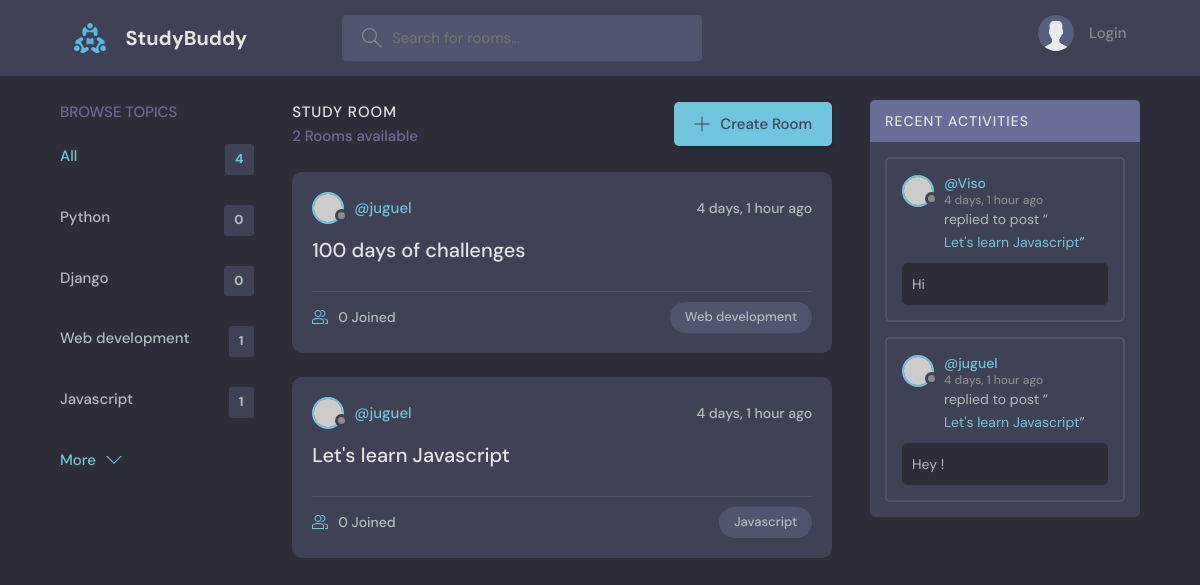
The app's page /, older data.
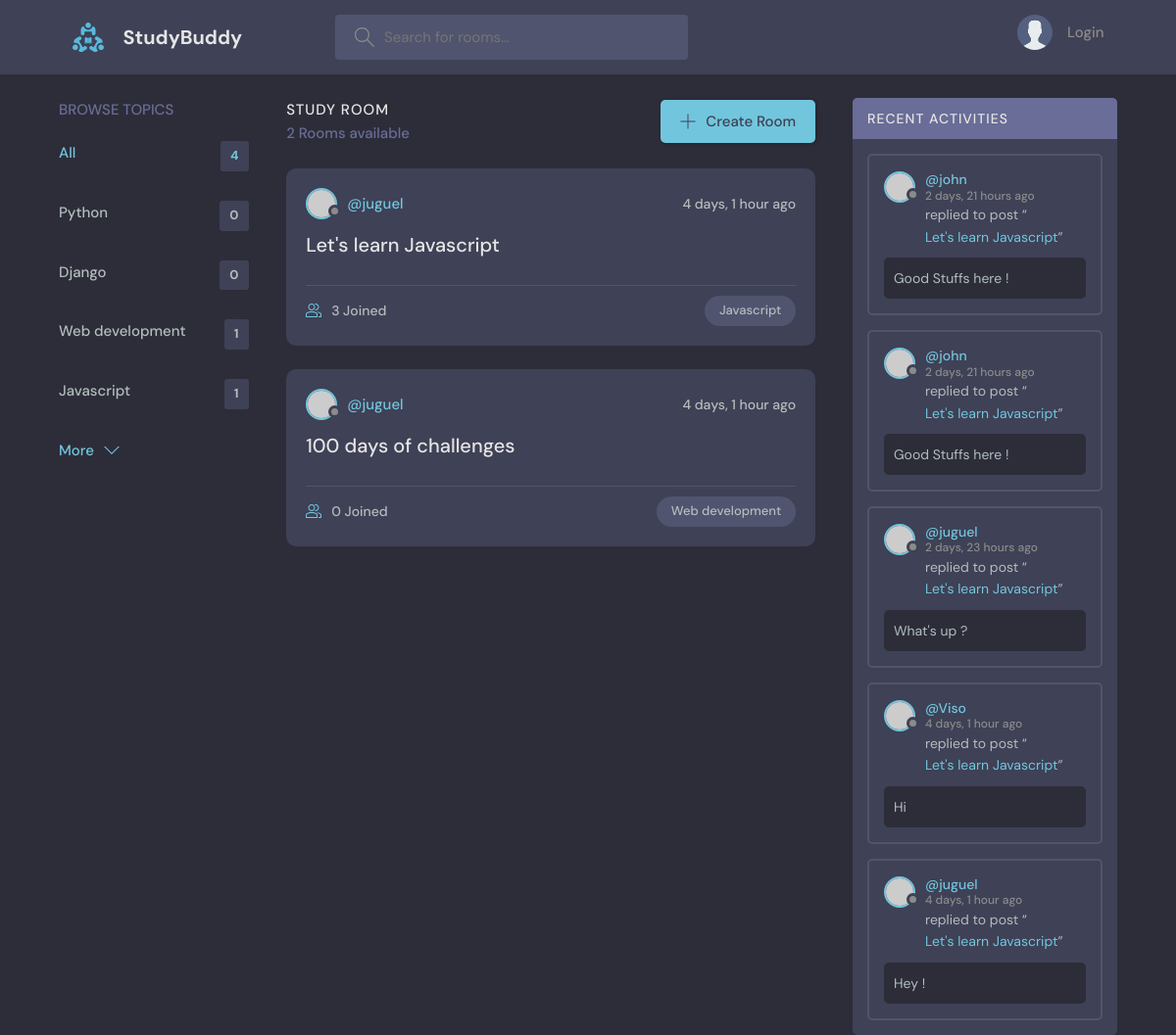
The same page, newer data.
### base_app/models.py (models this page shows, shortened)
class Topic(models.Model):
    name = models.CharField(max_length=200)

class Room(models.Model):
    host = models.ForeignKey(User, on_delete=models.SET_NULL, null= True)
    topic = models.ForeignKey(Topic, on_delete=models.SET_NULL, null= True)
    name = models.CharField(max_length=200)
    description = models.TextField(null=True, blank=True)
    participants = models.ManyToManyField(User, related_name='participants', blank=True )
    updated_date = models.DateTimeField(auto_now=True)
    created_date = models.DateTimeField(auto_now_add=True)
    class Meta:
        ordering = ['-updated_date', '-created_date']
    def __str__(self):
        return self.name

class Message(models.Model):
    user = models.ForeignKey(User, on_delete=models.CASCADE) # oneTomany
    room = models.ForeignKey(Room, on_delete=models.CASCADE) # When room get deleted, also the msgs
    body = models.TextField()
    updated_date = models.DateTimeField(auto_now=True)
    created_date = models.DateTimeField(auto_now_add=True)
    class Meta:
        ordering = ['-updated_date', '-created_date']

### base_app/views.py (the view)
# urls.py: path('', views.home, name="home"),
def home(request):
    q = request.GET.get('q') if request.GET.get('q') != None else ''
    rooms = Room.objects.filter(
        Q(topic__name__icontains=q) |
        Q(name__icontains=q) |
        Q(description__icontains=q)
    )
    topics = Topic.objects.all() # get all the topics
    room_count = rooms.count() # get rooms count
    room_messages = Message.objects.filter(Q(room__topic__name__icontains=q))
    context =  {'rooms' : rooms, 'topics': topics, 'room_count': room_count, 'room_messages': room_messages}
    return render(request, 'base_app/home.html', context)

### base_app/templates/base_app/home.html (shortened to what this page needs)
{% extends 'base_app/base.html' %}
{% block content %}
  <main class="layout layout--3">
    <div class="container">
      {% include 'base_app/topics_component.html' %}
      <div class="roomList">
        <div class="roomList__header">
          <div>
            <h2>Study Room</h2>
            <p>{{room_count}} Rooms available</p>
          </div>
          <a class="btn btn--main" href="{% url 'create-room' %}">
            <svg version="1.1" xmlns="http://www.w3.org/2000/svg" width="32" height="32" viewBox="0 0 32 32">
              <title>add</title>
              <path
                d="M16.943 0.943h-1.885v14.115h-14.115v1.885h14.115v14.115h1.885v-14.115h14.115v-1.885h-14.115v-14.115z"
              ></path>
            </svg>
            Create Room
          </a>
        </div>
        {% include 'base_app/feed_component.html' %}
      </div>
      {% include 'base_app/activity_component.html' %}
    </div>
  </main>
{% endblock content %}

### base_app/templates/base_app/topics_component.html
<div class="topics">
  <div class="topics__header">
    <h2>Browse Topics</h2>
  </div>
  <ul class="topics__list">
    <li>
      <a href="{% url 'home' %}" class="active">All <span>{{topics.count}}</span></a>
    </li>
    {% for topic in topics %}
    <li>
      <a href="{% url 'home' %}?q={{topic.name}}">{{topic.name}} <span>{{topic.room_set.all.count}}</span></a>
    </li>
    {% endfor %}
  </ul>
  <a class="btn btn--link" href="topics.html">
    More
    <svg version="1.1" xmlns="http://www.w3.org/2000/svg" width="32" height="32" viewBox="0 0 32 32">
      <title>chevron-down</title>
      <path d="M16 21l-13-13h-3l16 16 16-16h-3l-13 13z"></path>
    </svg>
  </a>
</div>

### base_app/templates/base_app/feed_component.html (shortened to what this page needs)
{% for room in rooms %}
<div class="roomListRoom">
  <div class="roomListRoom__header">
    <a href="{% url 'user-profile' room.host.id %}" class="roomListRoom__author">
      <div class="avatar avatar--small">
        <img src="https://randomuser.me/api/portraits/women/11.jpg" />
      </div>
      <span>@{{room.host.username}}</span>
    </a>
    <div class="roomListRoom__actions">
      <span>{{room.created_date|timesince}} ago</span>
    </div>
  </div>
  <div class="roomListRoom__content">
    <a href="{% url 'room' room.id %}">{{room.name}}</a>
  </div>
  <div class="roomListRoom__meta">
    <a href="{% url 'room' room.id %}" class="roomListRoom__joined">
      {{room.participants.all.count}} Joined
    </a>
    <p class="roomListRoom__topic">{{room.topic.name}}</p>
  </div>
</div>
{% endfor %}

### base_app/templates/base_app/activity_component.html (shortened to what this page needs)
{% load static %}
<div class="activities">
  <div class="activities__header">
    <h2>Recent Activities</h2>
  </div>
  {% for message in room_messages %}
  <div class="activities__box">
    <div class="activities__boxHeader roomListRoom__header">
      <a href="{% url 'user-profile' message.user.id %}" class="roomListRoom__author">
        <div class="avatar avatar--small">
          <img src="https://randomuser.me/api/portraits/women/11.jpg" />
        </div>
        <p>
          @{{message.user}}
          <span>{{message.created_date|timesince}} ago</span>
        </p>
      </a>
    </div>
    <div class="activities__boxContent">
     <p>replied to post “<a href="{% url 'room' message.room.id %}">{{message.room}}</a>”</p>
      <div class="activities__boxRoomContent">
        {{message.body}}
      </div>
    </div>
  </div>
  {% endfor %}
</div>

Row changes from the older to the newer data that the page shows:
changed Room "Let's learn Javascript": participants.all.count "0" → "3"; moves up the list
added Message: user "john", created_date "2 days, 21 hours", room "Let's learn Javascript", body "Good Stuffs here !"
added Message: user "john", created_date "2 days, 21 hours", room "Let's learn Javascript", body "Good Stuffs here !"
added Message: user "juguel", created_date "2 days, 23 hours", room "Let's learn Javascript", body "What's up ?"
